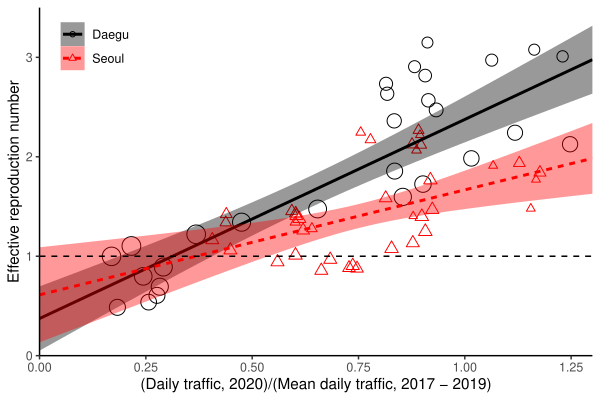

The R source for this figure:
library(ggplot2); theme_set(theme_bw())

load("R_t_daegu_censor.rda")
load("R_t_seoul_censor.rda")
load("traffic_daegu.rda")
load("traffic_seoul.rda")

traffic_daegu1 <- select(ungroup(filter(traffic_daegu,year==2017)), -월, -일) %>%
  mutate(
    wday=wday(date)
  ) %>%
  filter(
    date >= as.Date("2017-02-02")+3, date <= as.Date("2017-03-01")+3
  )

traffic_daegu2 <- select(ungroup(filter(traffic_daegu,year==2018)), -월, -일) %>%
  mutate(
    wday=wday(date)
  ) %>%
  filter(
    date >= as.Date("2018-02-02")+2, date <= as.Date("2018-03-01")+2
  )

traffic_daegu3 <- select(ungroup(filter(traffic_daegu,year==2019)), -월, -일) %>%
  mutate(
    wday=wday(date)
  ) %>%
  filter(
    date >= as.Date("2019-02-02")+1, date <= as.Date("2019-03-01")+1
  )

traffic_daegu4 <- select(ungroup(filter(traffic_daegu,year==2020)), -월, -일) %>%
  mutate(
    wday=wday(date)
  ) %>%
  filter(
    date >= as.Date("2020-02-02"), date <= as.Date("2020-02-29")
  )

rt_daegu <- R_t_daegu_censor %>%
  bind_rows(.id="sim") %>%
  group_by(date) %>%
  summarize(
    median=median(IRt, na.rm=TRUE),
    lwr=quantile(IRt, 0.025, na.rm=TRUE),
    upr=quantile(IRt, 0.975, na.rm=TRUE),
    location="Daegu"
  ) %>%
  filter(date <= as.Date("2020-02-29")) %>%
  mutate(
    traffic=traffic_daegu4$total/((traffic_daegu1$total + traffic_daegu2$total + traffic_daegu3$total)/3)
  )

traffic_seoul1 <- ungroup(filter(traffic_seoul,year==2017)) %>%
  mutate(
    wday=wday(date)
  ) %>%
  filter(
    date >= as.Date("2017-02-02")+3, date <= as.Date("2017-03-11")+3
  )

traffic_seoul2 <- ungroup(filter(traffic_seoul,year==2018)) %>%
  mutate(
    wday=wday(date)
  ) %>%
  filter(
    date >= as.Date("2018-02-02")+2, date <= as.Date("2018-03-11")+2
  )

traffic_seoul3 <- ungroup(filter(traffic_seoul,year==2019)) %>%
  mutate(
    wday=wday(date)
  ) %>%
  filter(
    date >= as.Date("2019-02-02")+1, date <= as.Date("2019-03-11")+1
  )

traffic_seoul4 <- ungroup(filter(traffic_seoul,year==2020)) %>%
  mutate(
    wday=wday(date)
  ) %>%
  filter(
    date >= as.Date("2020-02-02"), date <= as.Date("2020-03-10")
  )

rt_seoul <- R_t_seoul_censor %>%
  bind_rows(.id="sim") %>%
  group_by(date) %>%
  summarize(
    median=median(IRt, na.rm=TRUE),
    lwr=quantile(IRt, 0.025, na.rm=TRUE),
    upr=quantile(IRt, 0.975, na.rm=TRUE),
    location="Seoul"
  ) %>%
  mutate(
    traffic=traffic_seoul4$total/((traffic_seoul1$total + traffic_seoul2$total + traffic_seoul3$total)/3)
  )

rt_all <- bind_rows(rt_daegu, rt_seoul) %>%
  mutate(width=(upr-lwr)/median)

g1 <- ggplot(rt_all) +
  geom_point(aes(traffic, median, col=location, size=1/width, shape=location)) +
  # geom_errorbar(aes(traffic, ymin=lwr, ymax=upr, col=location)) +
  geom_smooth(aes(traffic, median, col=location, fill=location, lty=location, weight=1/width), method="lm", fullrange=TRUE) +
  geom_hline(yintercept=1, lty=2) +
  scale_x_continuous("(Daily traffic, 2020)/(Mean daily traffic, 2017 - 2019)", limits=c(0, 1.3), expand=c(0, 0)) +
  scale_y_continuous("Effective reproduction number", limits=c(0, 3.5), expand=c(0, 0)) +
  scale_shape_manual(values=c(1, 2)) +
  scale_color_manual(values=c(1, 2)) +
  scale_fill_manual(values=c(1, 2)) +
  scale_size_area(guide=FALSE) +
  theme(
    panel.grid = element_blank(),
    panel.border = element_blank(),
    axis.line = element_line(),
    legend.position = c(0.1, 0.9),
    legend.title = element_blank()
  )

ggsave("figure_traffic_regression.pdf", g1, width=6, height=4)
